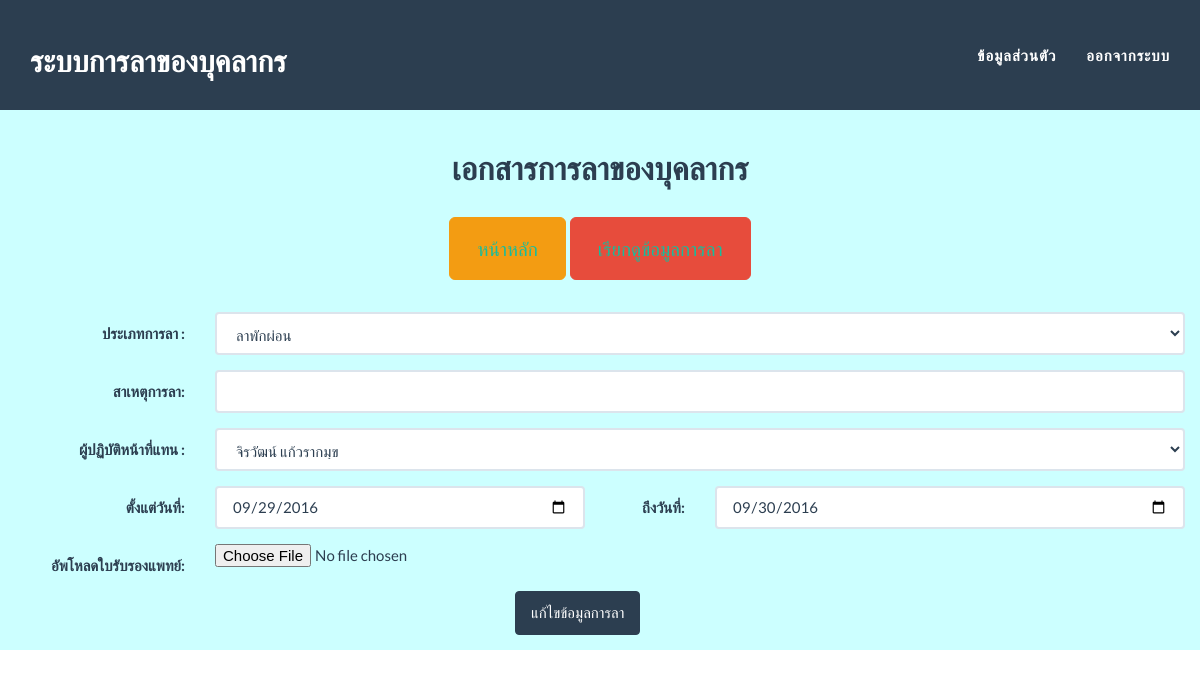
The app's page /editla.php?id_detail=84 (signed in) with its own data.
### tables this page shows
CREATE TABLE IF NOT EXISTS `la_detail` (
  `id_detail` int(11) NOT NULL AUTO_INCREMENT,
  `id_type` int(11) DEFAULT NULL,
  `sdate` varchar(255) DEFAULT NULL,
  `ndate` varchar(255) DEFAULT NULL,
  `comment` varchar(255) DEFAULT NULL,
  `id_personal` int(11) DEFAULT NULL,
  `id_personal_tan` int(11) NOT NULL,
  `now_date` varchar(50) DEFAULT NULL,
  `status1` varchar(255) DEFAULT NULL,
  `status2` varchar(255) DEFAULT NULL,
  `status3` varchar(255) DEFAULT NULL,
  `file` varchar(255) DEFAULT NULL,
  `namla` int(10) DEFAULT NULL,
  `id_boss` int(5) NOT NULL,
  PRIMARY KEY (`id_detail`)
);

CREATE TABLE IF NOT EXISTS `la_type` (
  `id_type` int(11) NOT NULL DEFAULT '0',
  `nametype` varchar(255) DEFAULT NULL,
  PRIMARY KEY (`id_type`)
);

CREATE TABLE IF NOT EXISTS `la_personal` (
  `id_personal` int(11) NOT NULL AUTO_INCREMENT,
  `id_prefix` int(11) DEFAULT NULL,
  `username` varchar(50) DEFAULT NULL,
  `password` int(11) DEFAULT NULL,
  `fname` varchar(255) DEFAULT NULL,
  `lname` varchar(255) DEFAULT NULL,
  `id_position` int(11) DEFAULT NULL,
  `id_subdepart` int(11) DEFAULT NULL,
  `id_departmaent` int(11) DEFAULT NULL,
  `id_boss` int(11) DEFAULT NULL,
  `tel` varchar(255) DEFAULT NULL,
  `permission` int(5) NOT NULL,
  PRIMARY KEY (`id_personal`)
);

### config.php (called while the page is built, shortened)
<?php
function db()
{
	return $GLOBALS['mysqli'];
}
?>

### editla.php (the view, shortened to what this page needs)
<?php
include 'config.php';
?>
<!DOCTYPE html>
<html lang="en">
	<head>
	<link href="css/bootstrap.min.css" rel="stylesheet">
	<link href="css/freelancer.css" rel="stylesheet">
    <link href="css/font.css" rel="stylesheet">
	<link href="font-awesome/css/font-awesome.min.css" rel="stylesheet" type="text/css">
	</head>
<body id="page-top" class="index">
	<nav class="navbar navbar-default navbar-fixed-top">
	<div class="container">
	<div class="navbar-header page-scroll">
<a class="navbar-brand" href="page2.php">ระบบการลาของบุคลากร</a>
</div>
<div class="collapse navbar-collapse" id="bs-example-navbar-collapse-1">
<ul class="nav navbar-nav navbar-right">
	<li class="page-scroll"><a href="information.php">ข้อมูลส่วนตัว</a></li>
	<li class="page-scroll"><a href="logout.php">ออกจากระบบ</a></li></ul></div></div></nav>
     <div class="col-lg-12" style="background-color:#CCFFFF;">
<br><br><br><br><br><br>
<center><h2>เอกสารการลาของบุคลากร</h2></center><br>
         <center><p><button type="button" class="btn btn-warning btn-lg"><a href="page2.php"></href>หน้าหลัก</button>
<button type="button" class="btn btn-danger btn-lg"><a href="datala.php"></href>เรียกดูข้อมูลการลา</button></a></p></center>
<br>
<?php
$query = db()->query('SELECT id_detail,id_type,sdate,ndate,comment,id_personal,id_personal_tan,now_date,status1,status2,status3,file FROM la_detail where id_detail="'.$_GET['id_detail'].'"');
while(list($id_detail,$id_type,$sdate,$ndate,$comment,$id_personal,$id_personal_tan,$now_date,$status1,$status2,$status3,$file) = $query->fetch_row())
{
?>
<div class="container">
	<div class="row">
	<form class="form-horizontal" action="editlaup.php" method="post" enctype="multipart/form-data">
    <div class="form-group">
	<label class="col-sm-2 control-label">ประเภทการลา :</label>
<div class="col-sm-10">
  <select name="category" class="form-control" >
     <?php  $querytype = db()->query('SELECT id_type,nametype FROM la_type');
		while(list($id_type1,$nametype1) = $querytype->fetch_row())
		{ ?>
 <option value="<?php echo $id_type1;?>" <?php if($id_type1==$id_type){echo "selected";}?>><?php echo $nametype1;?></option>
  <?php }?>
</select>
</div>
</div>
    <div class="form-group">
    <label class="col-sm-2 control-label" >สาเหตุการลา:</label>
    <div class="col-sm-10">
     <input type="text" name="Cause" class="form-control" value="<?php echo $comment;?>">
        </div>
        </div>
    <div class="form-group">
	<label class="col-sm-2 control-label">ผู้ปฏิบัติหน้าที่แทน :</label>
  <div class="col-sm-10">
  <select name="dutytan" class="form-control" >
     <?php  $query2 = db()->query('SELECT id_personal,id_prefix,fname,lname FROM la_personal Where id_subdepart="'.$_SESSION['idsubdepart'].'" and id_personal<>"'.$_SESSION['iduser'].'"');
		while(list($id_personal1,$id_prefix1,$fname1,$lname1) = $query2->fetch_row())
		{
		$query1 = db()->query('SELECT * from la_prefix where id_prefix="'.$id_prefix.'"');
		$row1 = $query1->fetch_assoc();
			?>
 <option value="<?php echo $id_personal1;?>" <?php if($id_personal1==$id_personal_tan){echo "selected";}?>><?php echo $row1['nameprefix'].$fname1." ".$lname1;?></option>
  <?php }?>
</select>
</div>
</div>
	<div class="form-group">
		<label class="col-sm-2 control-label" >ตั้งแต่วันที่:</label>
		<div class="col-sm-4">
			<input type="date" name="sdate" class="form-control" value="<?php echo $sdate;?>">
		</div>
		<label class="col-sm-1 control-label" >ถึงวันที่:</label>
		<div class="col-sm-5">
			<input type="date" name="ndate" class="form-control" value="<?php echo $ndate;?>">
		</div>
        </div>
 <div class="form-group">
    <label class="col-sm-2 control-label" >อัพโหลดใบรับรองแพทย์:</label>
    <div class="col-sm-10">
    <input type="file" name="filepdf" value="<?php echo $file;?>">
        </div>
        </div>
	 <div class="form-group">
	<div class="col-sm-5"></div>
	<div class="col-sm-6">
	 <input a class="btn btn-primary" type="submit" value="แก้ไขข้อมูลการลา"></a></div>
	 </div>
<?php
}
?>
</form>
</body>
</html>

### css/freelancer.css (style rules this page uses)
body { overflow-x: hidden; }
p { font-size: 20px; }
a, a:hover, a:focus, a:active, a.active { outline: 0; color: #18bc9c; }
h1, h2, h3, h4, h5, h6 { text-transform: uppercase; font-family: Montserrat,"Helvetica Neue",Helvetica,Arial,sans-serif; font-weight: 700; }
@media (min-width:768px) { .navbar-fixed-top { padding: 25px 0; -webkit-transition: padding .3s; -moz-transition: padding .3s; transition: padding .3s; } }
@media (min-width:768px) { .navbar-fixed-top .navbar-brand { font-size: 2em; -webkit-transition: all .3s; -moz-transition: all .3s; transition: all .3s; } }
.navbar { text-transform: uppercase; font-family: Montserrat,"Helvetica Neue",Helvetica,Arial,sans-serif; font-weight: 700; }
.navbar .navbar-nav { letter-spacing: 1px; }
.navbar-default, .navbar-inverse { border: 0; }

### records on screen
la_detail: category "ลาพักผ่อน", dutytan "จิรวัฒน์ แก้วรากมุข", sdate "09/29/2016", ndate "09/30/2016"
